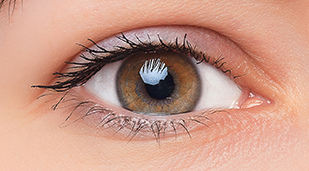
#> input picture Computer_Vision/Homework_CV/homework_4/hog/eye.png, 309 x 171 px
$ jupyter execute test1.ipynb
#> lines starting #> are read from the running program, lines starting #| are printed output that depends on the picture
[cell 1]
import cv2
import numpy as np
import os
from skimage.feature import hog
from skimage import exposure
import matplotlib.pyplot as plt

# Идея создать класс подходящей рамки с полями координат центра и уровнем res,
# потом устроить "состязания" кластерами, два с наибольшим показателем res побеждаю,
# таким образом обнаруживаем два глаза

def load_images_from_folder(folder):
    images = []
    for filename in os.listdir(folder):
        img = cv2.imread(os.path.join(folder, filename), cv2.IMREAD_GRAYSCALE)
        images.append((filename, img))
    return images

def compute_hog(image, pixels_per_cell=(8, 8), cells_per_block=(2, 2)):
    fd, hog_image = hog(image, orientations=9, pixels_per_cell=pixels_per_cell,
                       cells_per_block=cells_per_block, visualize=True)
    hog_image = exposure.rescale_intensity(hog_image, in_range=(0, 10))
    return fd, hog_image

def find_eye_template(template, image, threshold=0.6):
    # Вычисляем HOG для шаблона и изображения
    _, hog_template = compute_hog(template)
    _, hog_image = compute_hog(image)

    # Нормализация
    hog_template = cv2.normalize(hog_template, None, 0, 255, cv2.NORM_MINMAX).astype('uint8')
    hog_image = cv2.normalize(hog_image, None, 0, 255, cv2.NORM_MINMAX).astype('uint8')

    res = cv2.matchTemplate(hog_image, hog_template, cv2.TM_CCOEFF_NORMED)

    loc = np.where(res >= threshold)


    y_coords, x_coords = np.where(res >= threshold)

    # Если нет совпадений
    if len(x_coords) == 0:
        return (np.array([]), np.array([]))

    # Группируем близкие обнаружения
    points = np.column_stack((x_coords, y_coords))
    clusters = []
    min_dist = 100

    while len(points) > 0:
        # Берем первую точку как центр кластера
        center = points[0]
        # Находим все точки в радиусе min_dist
        distances = np.sqrt(np.sum((points - center)**2, axis=1))
        cluster_indices = np.where(distances < min_dist)[0]
        cluster = points[cluster_indices]
        # Вычисляем среднее положение кластера
        mean_cluster = np.mean(cluster, axis=0).astype(int)
        clusters.append(mean_cluster)
        # Удаляем обработанные точки
        points = np.delete(points, cluster_indices, axis=0)

    if (len(cluster) > 2):
        find_eye_template(template, image, threshold=0.99)

    # Разделяем координаты обратно
    if clusters:
        clusters = np.array(clusters)
        return (clusters[:, 1], clusters[:, 0])  # Возвращаем (y, x) как в np.where
    else:
        return (np.array([]), np.array([]))


def process_images(template_path, images_folder, output_folder):

#> called with template_path = 'hog/eye.png', images_folder = 'hog/images', output_folder = 'hog/results'
    template = cv2.imread(template_path, cv2.IMREAD_GRAYSCALE)
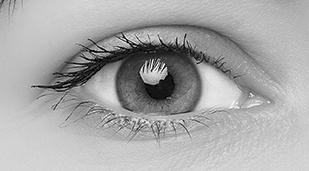
#> template: shape (171, 309); min 0, max 255, mean 168

    os.makedirs(output_folder, exist_ok=True)

    images = load_images_from_folder(images_folder)
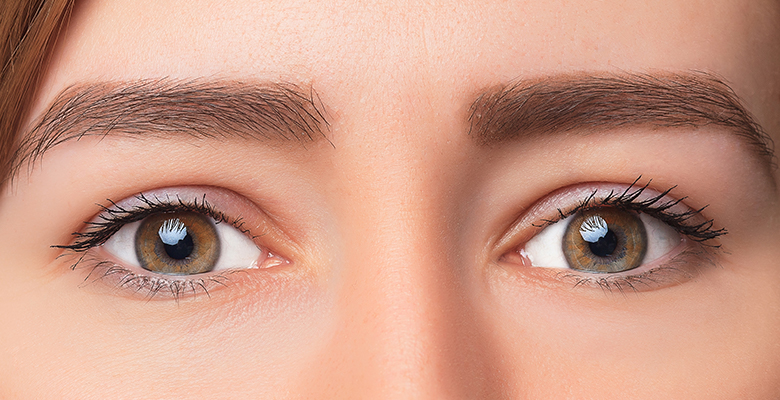
#> input picture Computer_Vision/Homework_CV/homework_4/hog/images/eyes.jpg, 780 x 400 px
#> in load_images_from_folder, `img = cv2.imread(os.path.join(folder, filename), cv2.IMREAD_GRAYSCALE)`:
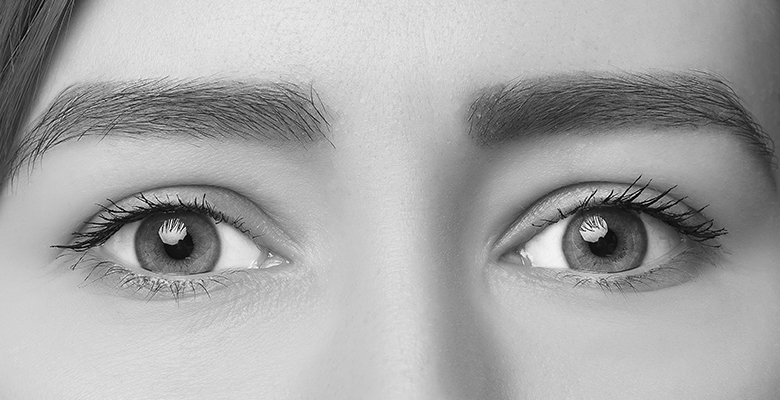
#> img: shape (400, 780); min 0, max 255, mean 167
#> pass 3 of the loop in load_images_from_folder, `for filename in os.listdir(folder):`:
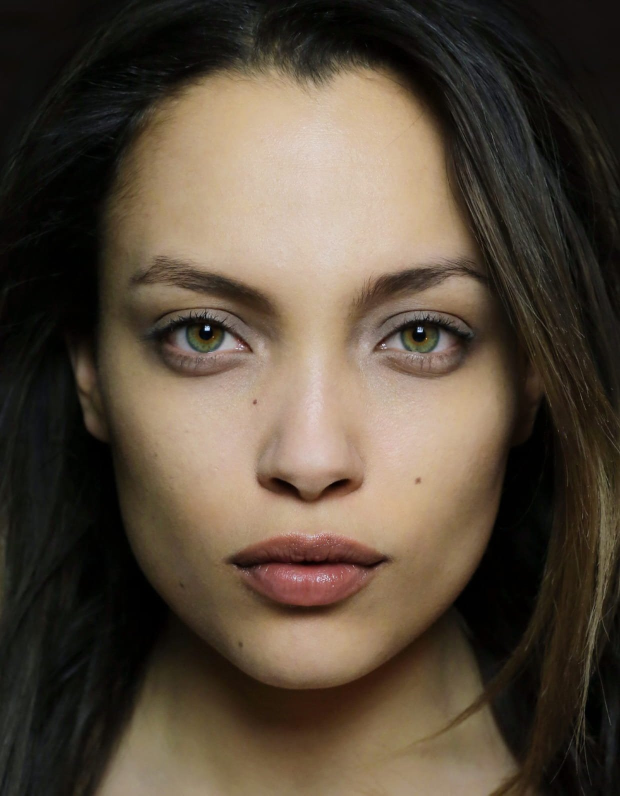
#> input picture Computer_Vision/Homework_CV/homework_4/hog/images/woman.jpg, 1240 x 1591 px (shown at 1/2 size)
#> in load_images_from_folder, `img = cv2.imread(os.path.join(folder, filename), cv2.IMREAD_GRAYSCALE)`:
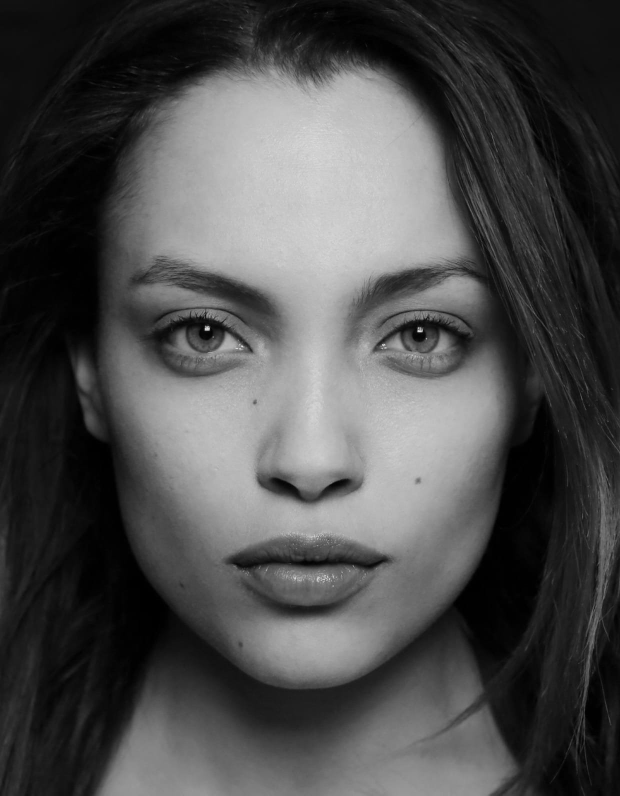
#> img: shape (1591, 1240) (shown at 1/2 size); min 0, max 253, mean 76.3
#> images = 3 items

    for filename, img in images:
        # Находим шаблон на изображении
        loc = find_eye_template(template, img)

        # Будем рисовать прямоугольники вокруг найденных глаз
        img_color = cv2.cvtColor(img, cv2.COLOR_GRAY2BGR)
        w, h = template.shape[::-1]

        for pt in zip(*loc[::-1]):
            cv2.rectangle(img_color, pt, (pt[0] + w, pt[1] + h), (0, 0, 255), 2)

        # Результаты находятся в папке results
        output_path = os.path.join(output_folder, f"result_{filename}")
        cv2.imwrite(output_path, img_color)
#> this loop made 3 passes
#> (filename, loc) on passes 1 to 3: ('eyes.jpg', ([32, 31, 152, 162], [45, 433, 428, 32])), ('eyes_dark.jpg', ([159, 155], [18, 446])), ('woman.jpg', ([232, 589, 588, 1028], [461, 673, 248, 472]))
#> pass 1, in compute_hog, `fd, hog_image = hog(image, orientations=9, pixels_per_cell=pixels_per_..`:
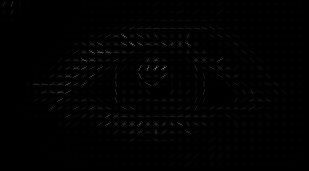
#> hog_image: shape (171, 309) float64; min 0, max 120.9, mean 1.8
#> pass 1, in compute_hog, `hog_image = exposure.rescale_intensity(hog_image, in_range=(0, 10))`:
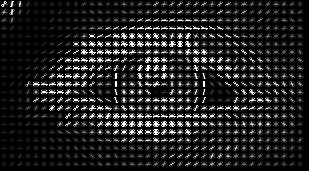
#> hog_image: shape (171, 309) float64; min 0, max 1, mean 0.127
#> pass 1, in compute_hog (call 2), `fd, hog_image = hog(image, orientations=9, pixels_per_cell=pixels_per_..`:
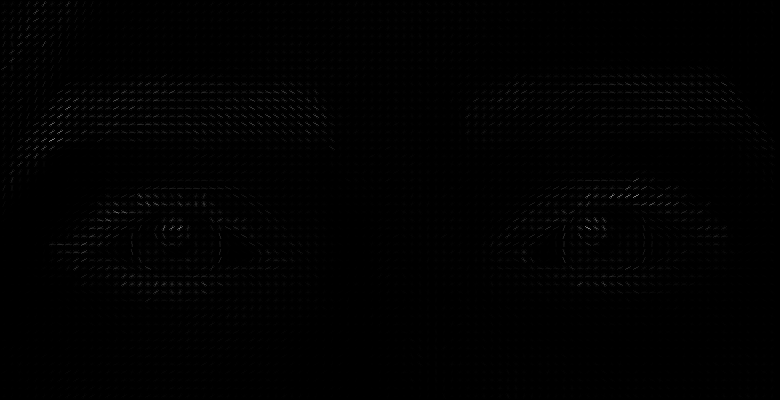
#> hog_image: shape (400, 780) float64; min 0, max 140, mean 1.4
#> pass 1, in compute_hog (call 2), `hog_image = exposure.rescale_intensity(hog_image, in_range=(0, 10))`:
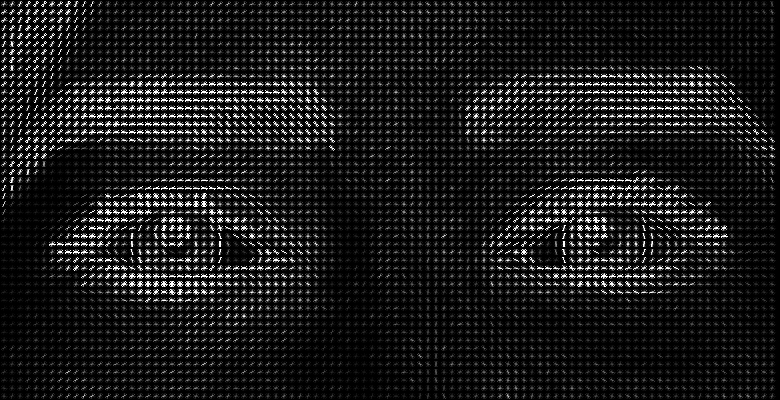
#> hog_image: shape (400, 780) float64; min 0, max 1, mean 0.105
#> after the loop:
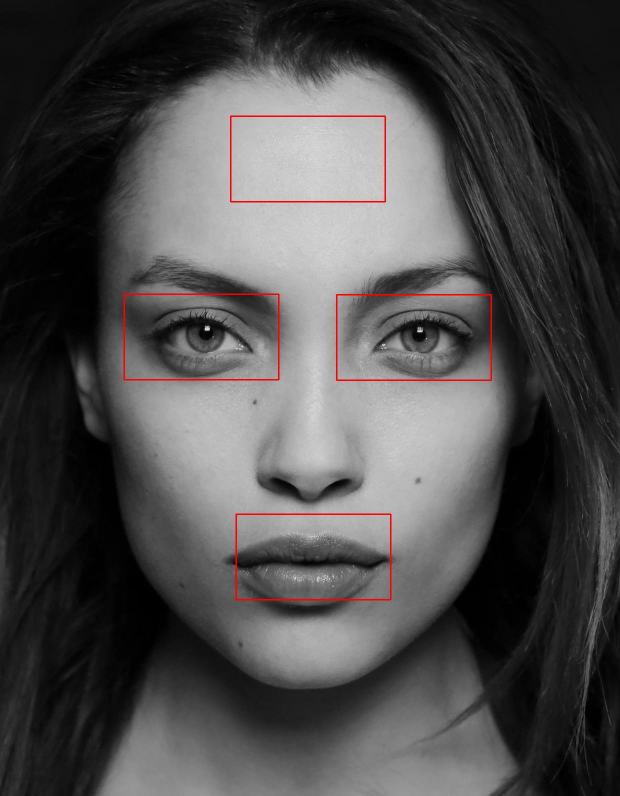
#> img_color: shape (1591, 1240, 3) (shown at 1/2 size); mean B, G, R 75.5, 75.5, 77


template_path = "hog/eye.png"  # Путь к шаблону глаза
images_folder = "hog/images"   # Папка с изображениями
output_folder = "hog/results"  # Папка для результатов

process_images(template_path, images_folder, output_folder)
print("Обработка завершена. Результаты сохранены в", output_folder)
